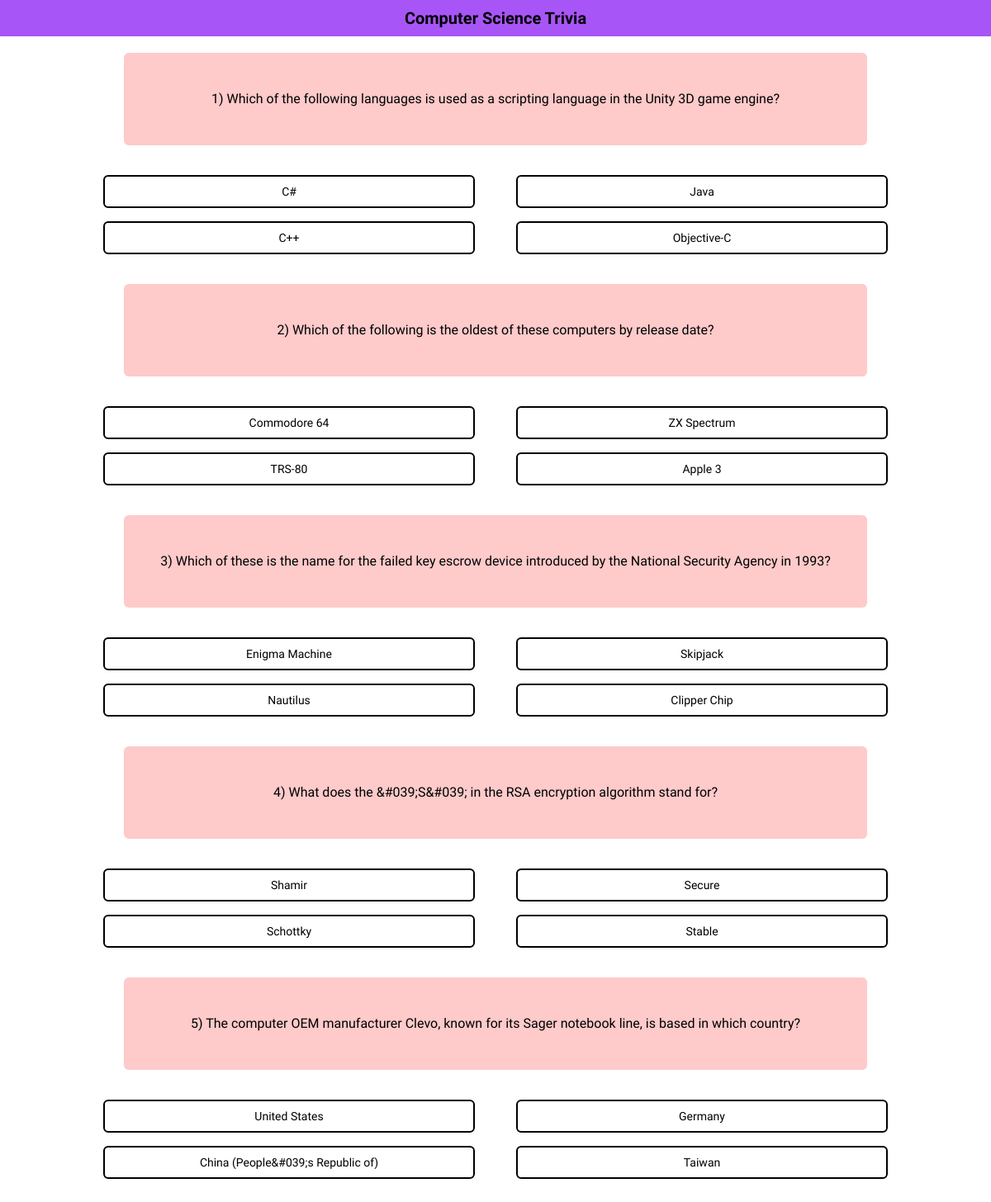
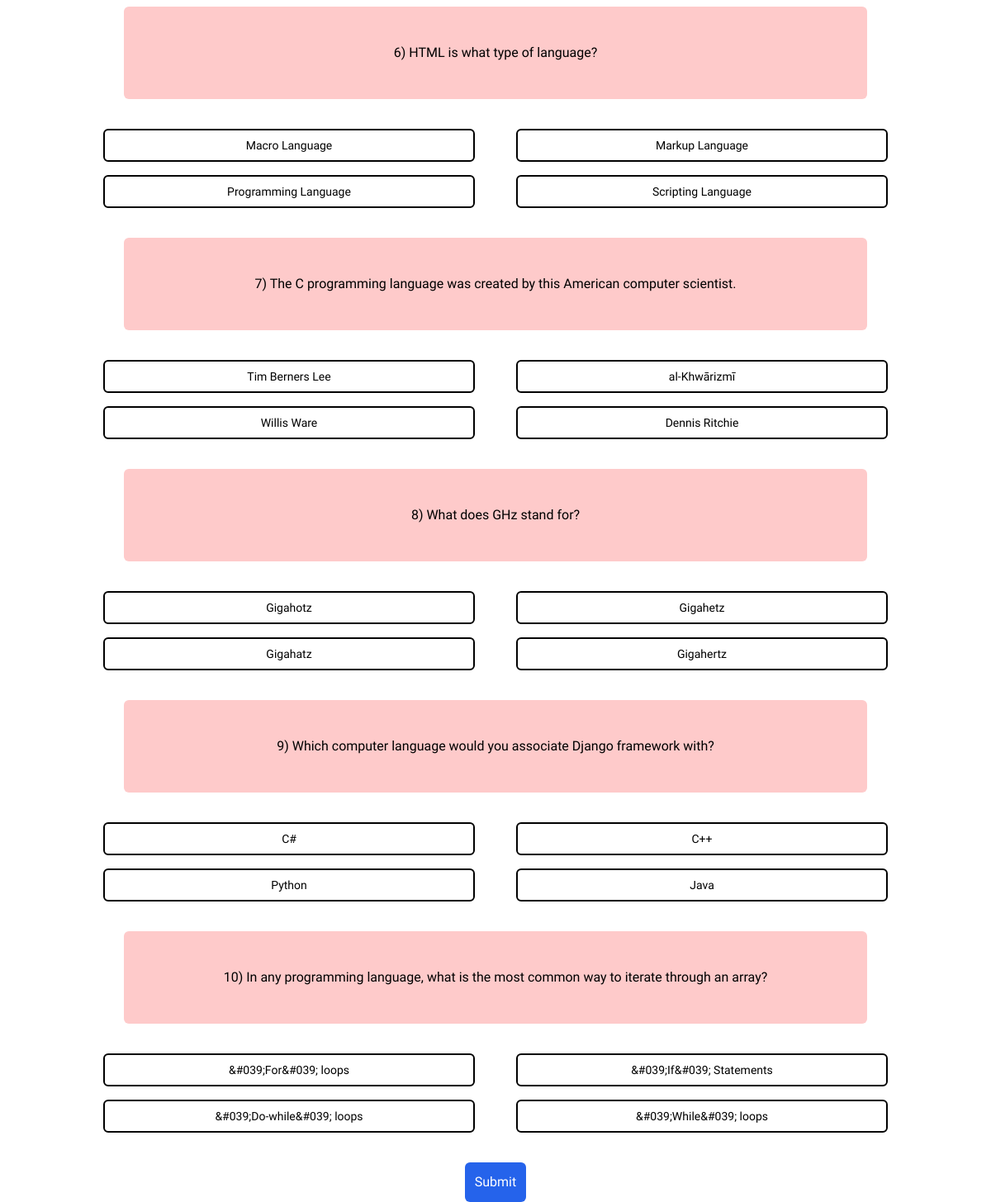
The page / on the database its author committed (2 pictures, top to bottom).
### mainapp/models.py (models this page shows)
class trivia(models.Model):
    ques=models.CharField(max_length=300)
    option1=models.CharField(max_length=200)
    option2=models.CharField(max_length=200)
    option3=models.CharField(max_length=200)
    option4=models.CharField(max_length=200)
    correct_ans=models.CharField(max_length=200)

### mainapp/views.py (the view)
# urls.py: path('',view=callques,name="Quizpage"),
def callques(request):
    i=0
    ques_id=[]
    while i<10:
        x=random.randint(1,50)
        if(x not in ques_id):
            ques_id.append(x)
            i+=1
    response=dict()
    for i in ques_id:
        questions=dict()
        question_db=trivia.objects.filter(id=i).values()
        questions[question_db[0]["ques"]]=[question_db[0]["option1"],question_db[0]["option2"],question_db[0]["option3"],question_db[0]["option4"]]
        response[i]=questions
    context={'title':'home','response':response}
    return render(request,'index.html',context=context)

### templates/index.html (shortened to what this page needs)
{% extends 'base.html' %} {% block content %}
<form action="/result"  method="post">
  {% for i,j in response.items %}
 {% with id=forloop.counter %}
<div class="flex place-content-center mt-5">
  <div
  class="bg-red-200 w-3/4 h-fit min-h-28 flex-col place-content-center rounded-md p-2"
  >
  {% for ques,optn in j.items %}
  <p class="text-center font-normal text-wrap">{{ id }}) {{ ques }}</p>
</div>
</div>
<div class="my-7">
  <div class="flex flex-wrap min-w-56 mx-auto w-10/12 text-sm">
    {% for x in optn %}
    <div
    class="options min-w-[45%] md:max-w-[45%] mx-auto my-2 inline-block"
    >
    <label for="{{ i }}_{{ forloop.counter }}" class="block p-2 rounded-md text-center border-2 border-black"
    >
    {{x}}
    </label
    >
  </div>
  {% endfor %}
  {% endfor %}
  {% endwith %}
</div>
</div>
{% endfor %}
<div class="flex items-center">
  <button type="submit" class="bg-blue-600 p-3 text-white rounded-md mx-auto">Submit</button>
</div>
</form>
{% endblock content %}

### templates/base.html (shortened to what this page needs)
{% load static tailwind_tags %}
<!DOCTYPE html>
<html lang="en">
  <head>
    {% tailwind_css %}
  </head>
  <body>
    <div class="flex-col place-content-center bg-purple-500 h-auto p-2">
      <p class="text-center font-semibold text-xl">Computer Science Trivia</p>
    </div>
    {% block content %} {% endblock content %}
  </body>
</html>

### templates/base.html (style rules this page uses)
body { font-family: "Playwrite DE Grund", cursive; font-optical-sizing: auto; font-style: normal; }

### templates/index.html (style rules this page uses)
input[type="radio"] + label { cursor: pointer; user-select: none; }

### rows shown on the page
trivia: j "Which of the following languages is used as a scripting language in the Unity 3D game engine?", optn "C#" "Java" "C++" "Objective-C"
trivia: j "Which of the following is the oldest of these computers by release date?", optn "Commodore 64" "ZX Spectrum" "TRS-80" "Apple 3"
trivia: j "Which of these is the name for the failed key escrow device introduced by the National Security Agency in 1993?", optn "Enigma Machine" "Skipjack" "Nautilus" "Clipper Chip"
trivia: j "What does the &#039;S&#039; in the RSA encryption algorithm stand for?", optn "Shamir" "Secure" "Schottky" "Stable"
trivia: j "The computer OEM manufacturer Clevo, known for its Sager notebook line, is based in which country?", optn "United States" "Germany" "China (People&#039;s Republic of)" "Taiwan"
trivia: j "HTML is what type of language?", optn "Macro Language" "Markup Language" "Programming Language" "Scripting Language"
trivia: j "The C programming language was created by this American computer scientist.", optn "Tim Berners Lee" "al-Khwārizmī" "Willis Ware" "Dennis Ritchie"
trivia: j "What does GHz stand for?", optn "Gigahotz" "Gigahetz" "Gigahatz" "Gigahertz"
trivia: j "Which computer language would you associate Django framework with?", optn "C#" "C++" "Python" "Java"
trivia: j "In any programming language, what is the most common way to iterate through an array?", optn "&#039;For&#039; loops" "&#039;If&#039; Statements" "&#039;Do-while&#039; loops" "&#039;While&#039; loops"

### other values the page prints
{{ id }} "1" "2" "3" "4" "5" "6" "7" "8" "9" "10"
